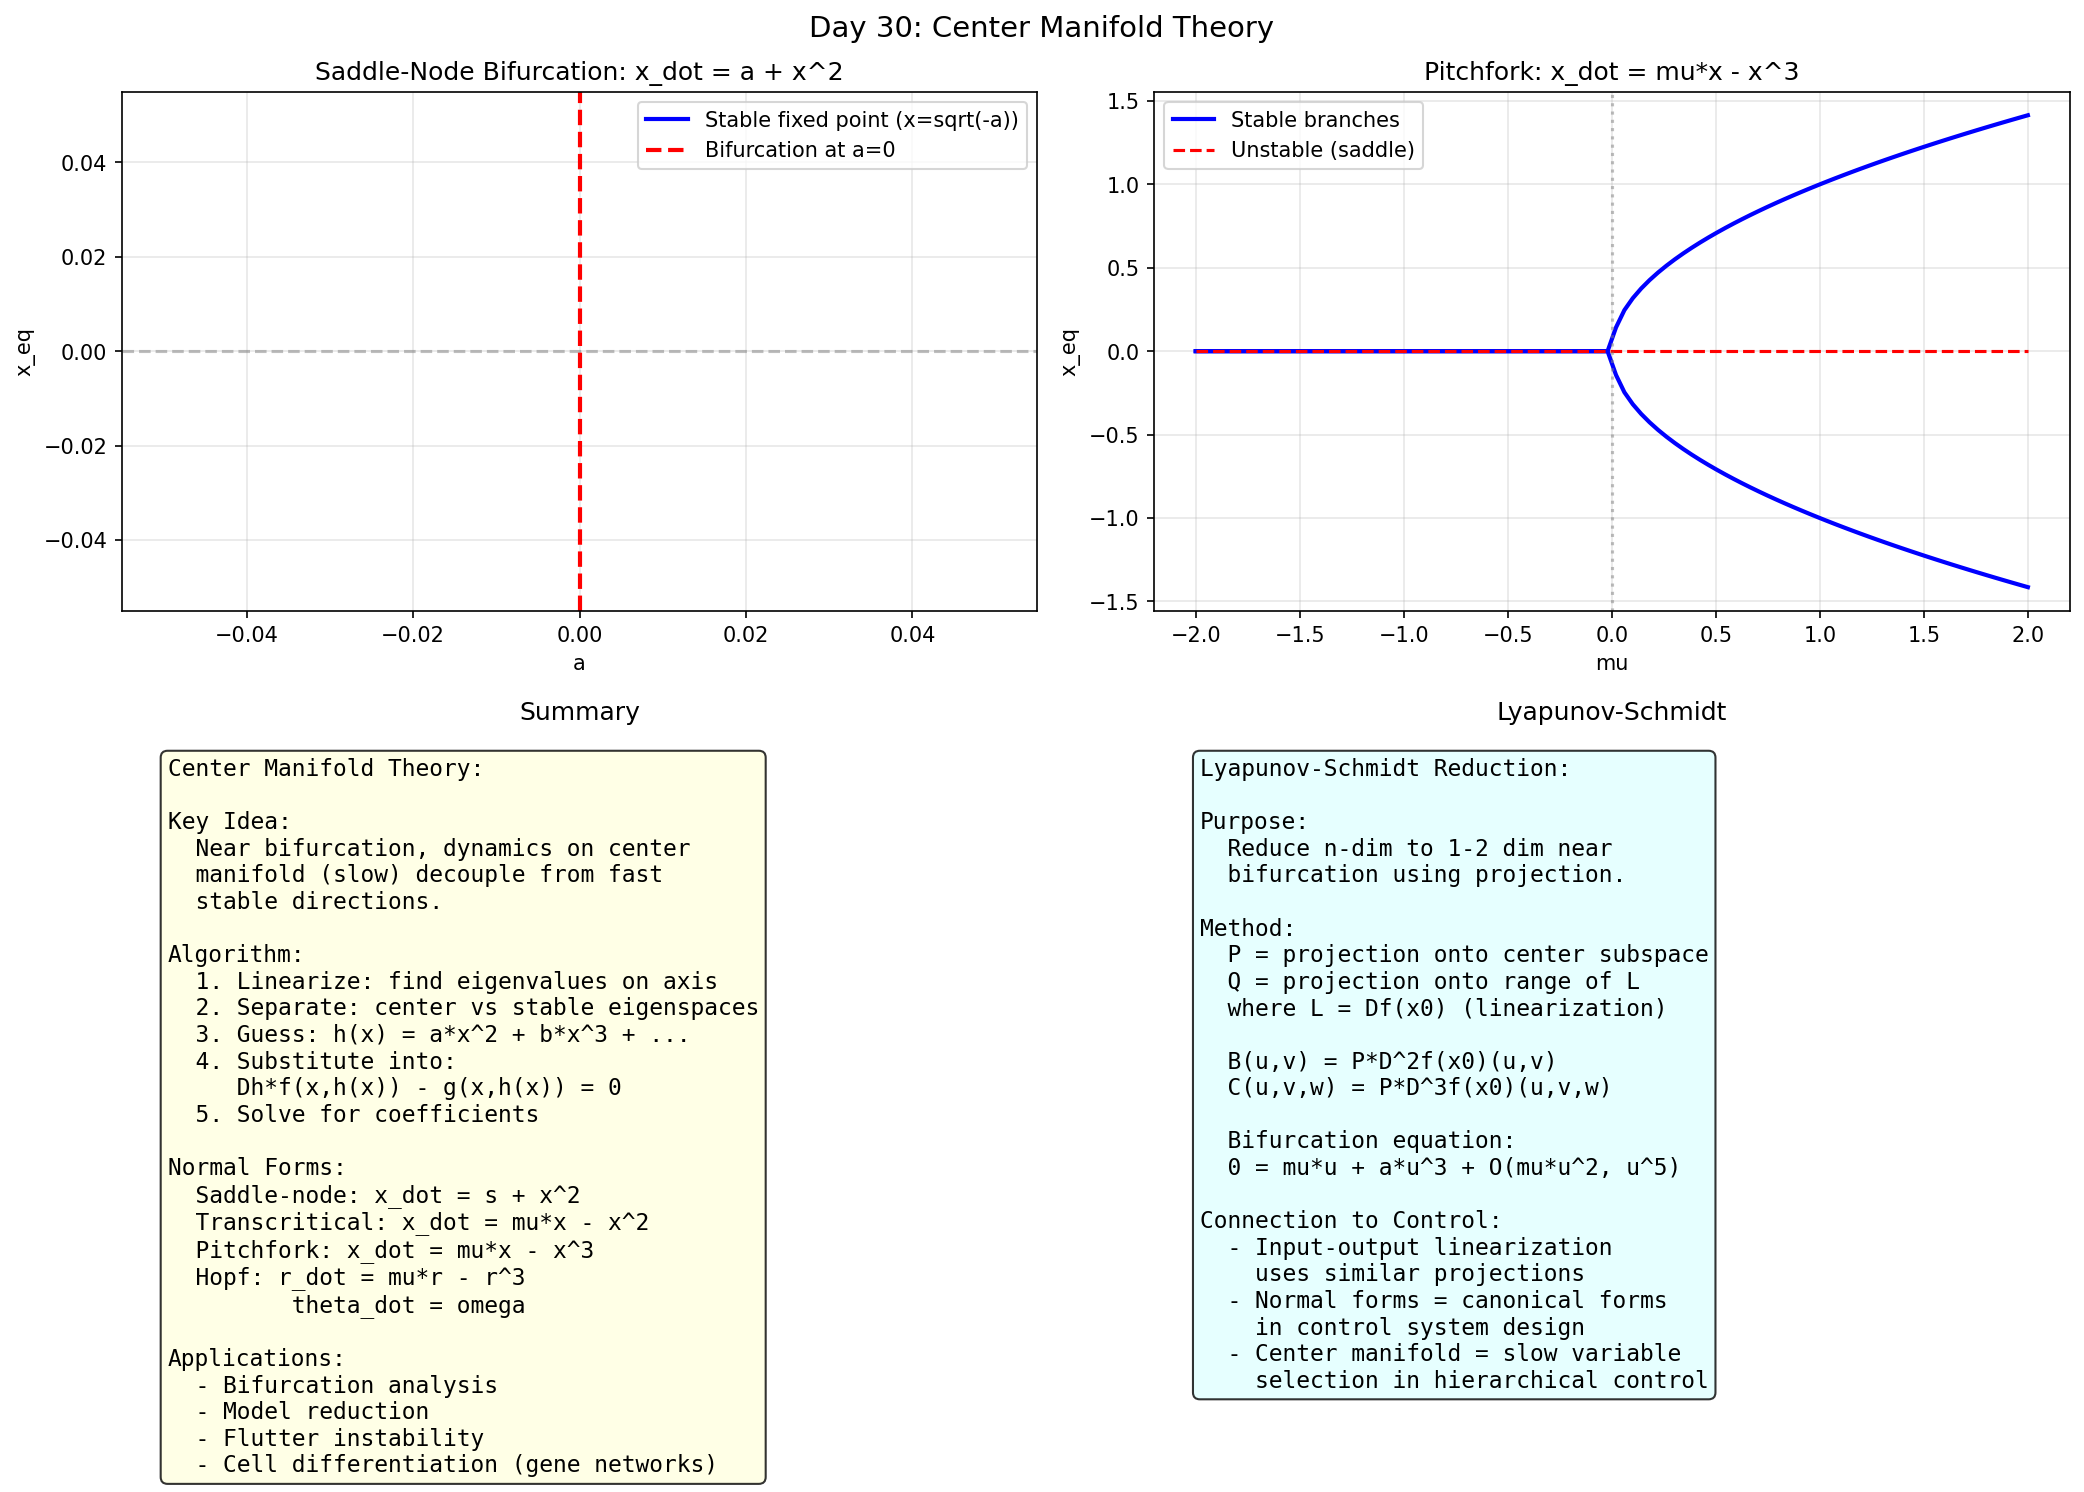

Reproduce this figure in Python.
import numpy as np
import matplotlib
matplotlib.use('Agg')
import matplotlib.pyplot as plt

print("Day 30: Center Manifold Theory")

fig, axes = plt.subplots(2, 2, figsize=(14, 10))
fig.suptitle('Day 30: Center Manifold Theory', fontsize=14)

# ===== Center Manifold: Concept =====
# Near bifurcation: slow dynamics on center manifold
# Fast dynamics decay exponentially
# Governing equation: h satisfies Dh*f(h) - g(h) = 0

# Example: saddle-node on a circle
# x_dot = a + x^2
# y_dot = -y
# Center manifold: y = h(x) ~ O(x^2)

a_vals = np.linspace(-1, 1, 100)
x_eq = np.sqrt(-a_vals)
x_eq = np.where(a_vals < 0, np.nan, x_eq)

ax = axes[0, 0]
ax.plot(a_vals, x_eq, 'b-', lw=2, label='Stable fixed point (x=sqrt(-a))')
ax.axhline(y=0, color='gray', ls='--', alpha=0.5)
ax.axvline(x=0, color='red', ls='--', lw=2, label='Bifurcation at a=0')
ax.set_xlabel('a')
ax.set_ylabel('x_eq')
ax.set_title('Saddle-Node Bifurcation: x_dot = a + x^2')
ax.legend()
ax.grid(True, alpha=0.3)

# ===== Pitchfork with noise =====
# x_dot = mu*x - x^3
# Center manifold: y = h(x) ~ x^3
# Reduced dynamics on center: x_dot = mu*x - x^3

mu_vals = np.linspace(-2, 2, 100)
x_ss = np.sqrt(np.maximum(mu_vals, 0))

ax = axes[0, 1]
ax.plot(mu_vals, x_ss, 'b-', lw=2, label='Stable branches')
ax.plot(mu_vals, -x_ss, 'b-', lw=2)
ax.plot(mu_vals, np.zeros_like(mu_vals), 'r--', lw=1.5, label='Unstable (saddle)')
ax.axvline(x=0, color='gray', ls=':', alpha=0.5)
ax.set_xlabel('mu')
ax.set_ylabel('x_eq')
ax.set_title('Pitchfork: x_dot = mu*x - x^3')
ax.legend()
ax.grid(True, alpha=0.3)

# ===== Normal Forms =====
ax = axes[1, 0]
ax.axis('off')
ax.text(0.05, 0.95,
    "Center Manifold Theory:\n\n"
    "Key Idea:\n"
    "  Near bifurcation, dynamics on center\n"
    "  manifold (slow) decouple from fast\n"
    "  stable directions.\n\n"
    "Algorithm:\n"
    "  1. Linearize: find eigenvalues on axis\n"
    "  2. Separate: center vs stable eigenspaces\n"
    "  3. Guess: h(x) = a*x^2 + b*x^3 + ...\n"
    "  4. Substitute into:\n"
    "     Dh*f(x,h(x)) - g(x,h(x)) = 0\n"
    "  5. Solve for coefficients\n\n"
    "Normal Forms:\n"
    "  Saddle-node: x_dot = s + x^2\n"
    "  Transcritical: x_dot = mu*x - x^2\n"
    "  Pitchfork: x_dot = mu*x - x^3\n"
    "  Hopf: r_dot = mu*r - r^3\n"
    "         theta_dot = omega\n\n"
    "Applications:\n"
    "  - Bifurcation analysis\n"
    "  - Model reduction\n"
    "  - Flutter instability\n"
    "  - Cell differentiation (gene networks)",
    transform=ax.transAxes, va='top', fontsize=11,
    fontfamily='monospace', bbox=dict(boxstyle='round', facecolor='lightyellow', alpha=0.8))
ax.set_title('Summary')

# ===== Lyapunov-Schmidt Reduction =====
ax = axes[1, 1]
ax.axis('off')
ax.text(0.05, 0.95,
    "Lyapunov-Schmidt Reduction:\n\n"
    "Purpose:\n"
    "  Reduce n-dim to 1-2 dim near\n"
    "  bifurcation using projection.\n\n"
    "Method:\n"
    "  P = projection onto center subspace\n"
    "  Q = projection onto range of L\n"
    "  where L = Df(x0) (linearization)\n\n"
    "  B(u,v) = P*D^2f(x0)(u,v)\n"
    "  C(u,v,w) = P*D^3f(x0)(u,v,w)\n\n"
    "  Bifurcation equation:\n"
    "  0 = mu*u + a*u^3 + O(mu*u^2, u^5)\n\n"
    "Connection to Control:\n"
    "  - Input-output linearization\n"
    "    uses similar projections\n"
    "  - Normal forms = canonical forms\n"
    "    in control system design\n"
    "  - Center manifold = slow variable\n"
    "    selection in hierarchical control",
    transform=ax.transAxes, va='top', fontsize=11,
    fontfamily='monospace', bbox=dict(boxstyle='round', facecolor='lightcyan', alpha=0.8))
ax.set_title('Lyapunov-Schmidt')

plt.tight_layout()
plt.savefig('C:/Users/WUccc/.openclaw/workspace/notes/工程控制论/code/day30_centermanifold.png', dpi=150, bbox_inches='tight')
print("Figure saved!")
